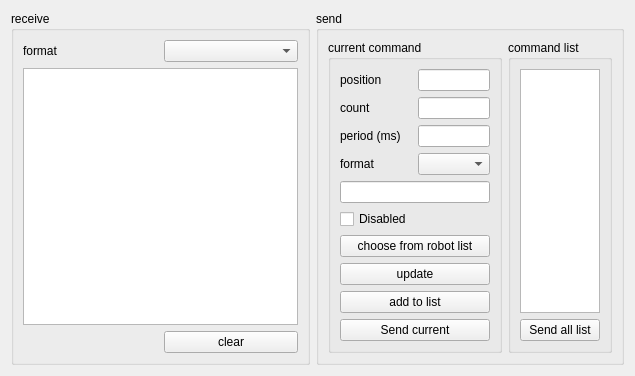
<?xml version="1.0" encoding="UTF-8"?>
<ui version="4.0">
 <class>COMDeviceBase</class>
 <widget class="QWidget" name="COMDeviceBase">
  <property name="geometry">
   <rect>
    <x>0</x>
    <y>0</y>
    <width>635</width>
    <height>366</height>
   </rect>
  </property>
  <property name="windowTitle">
   <string>Form</string>
  </property>
  <layout class="QHBoxLayout" name="horizontalLayout" stretch="50,50">
   <item>
    <widget class="QGroupBox" name="groupBox">
     <property name="title">
      <string>receive</string>
     </property>
     <layout class="QGridLayout" name="gridLayout_2">
      <item row="1" column="0" colspan="2">
       <widget class="QTextBrowser" name="textBrowser_device_rec"/>
      </item>
      <item row="0" column="0">
       <widget class="QLabel" name="label_3">
        <property name="text">
         <string>format</string>
        </property>
       </widget>
      </item>
      <item row="0" column="1">
       <widget class="QComboBox" name="comboBox_device_rec_format"/>
      </item>
      <item row="2" column="1">
       <widget class="QPushButton" name="pushButton_device_rec_clear">
        <property name="text">
         <string>clear</string>
        </property>
       </widget>
      </item>
     </layout>
    </widget>
   </item>
   <item>
    <widget class="QGroupBox" name="groupBox_2">
     <property name="title">
      <string>send</string>
     </property>
     <layout class="QGridLayout" name="gridLayout" columnstretch="10,0,0">
      <item row="0" column="0" rowspan="5" colspan="2">
       <widget class="QGroupBox" name="groupBox_4">
        <property name="title">
         <string>current command</string>
        </property>
        <layout class="QGridLayout" name="gridLayout_4">
         <item row="5" column="1">
          <widget class="QCheckBox" name="checkBox_device_send_disabled">
           <property name="text">
            <string>Disabled</string>
           </property>
          </widget>
         </item>
         <item row="1" column="1">
          <widget class="QLabel" name="label">
           <property name="text">
            <string>count</string>
           </property>
          </widget>
         </item>
         <item row="0" column="2">
          <widget class="QLineEdit" name="lineEdit_device_send_position">
           <property name="readOnly">
            <bool>true</bool>
           </property>
          </widget>
         </item>
         <item row="7" column="1" colspan="2">
          <widget class="QPushButton" name="pushButton_device_send_open_robot_list">
           <property name="text">
            <string>choose from robot list</string>
           </property>
          </widget>
         </item>
         <item row="2" column="2">
          <widget class="QLineEdit" name="lineEdit_device_send_period"/>
         </item>
         <item row="2" column="1">
          <widget class="QLabel" name="label_4">
           <property name="text">
            <string>period (ms)</string>
           </property>
          </widget>
         </item>
         <item row="8" column="1" colspan="2">
          <widget class="QPushButton" name="pushButton_device_send_update">
           <property name="text">
            <string>update</string>
           </property>
          </widget>
         </item>
         <item row="0" column="1">
          <widget class="QLabel" name="label_6">
           <property name="text">
            <string>position</string>
           </property>
          </widget>
         </item>
         <item row="4" column="1" colspan="2">
          <widget class="QLineEdit" name="lineEdit_device_send"/>
         </item>
         <item row="6" column="1">
          <spacer name="verticalSpacer">
           <property name="orientation">
            <enum>Qt::Vertical</enum>
           </property>
           <property name="sizeHint" stdset="0">
            <size>
             <width>20</width>
             <height>40</height>
            </size>
           </property>
          </spacer>
         </item>
         <item row="3" column="2">
          <widget class="QComboBox" name="comboBox_device_send_format"/>
         </item>
         <item row="9" column="1" colspan="2">
          <widget class="QPushButton" name="pushButton_device_send_add2list">
           <property name="text">
            <string>add to list</string>
           </property>
          </widget>
         </item>
         <item row="1" column="2">
          <widget class="QLineEdit" name="lineEdit_device_send_count"/>
         </item>
         <item row="3" column="1">
          <widget class="QLabel" name="label_2">
           <property name="text">
            <string>format</string>
           </property>
          </widget>
         </item>
         <item row="10" column="1" colspan="2">
          <widget class="QPushButton" name="pushButton_device_send">
           <property name="text">
            <string>Send current</string>
           </property>
          </widget>
         </item>
        </layout>
       </widget>
      </item>
      <item row="0" column="2" rowspan="5">
       <widget class="QGroupBox" name="groupBox_3">
        <property name="title">
         <string>command list</string>
        </property>
        <layout class="QGridLayout" name="gridLayout_3">
         <item row="0" column="0">
          <widget class="QTableWidget" name="tableWidget_device_send_list"/>
         </item>
         <item row="1" column="0">
          <widget class="QPushButton" name="pushButton_device_send_all">
           <property name="text">
            <string>Send all list</string>
           </property>
          </widget>
         </item>
        </layout>
       </widget>
      </item>
     </layout>
    </widget>
   </item>
  </layout>
 </widget>
 <resources/>
 <connections/>
</ui>
